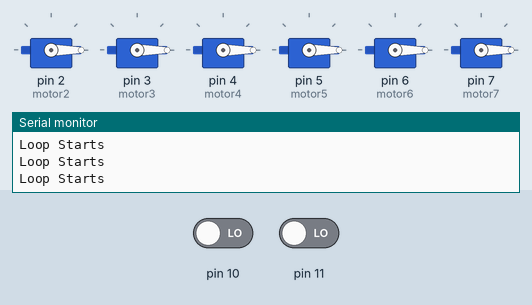
This sketch was run on a simulated Arduino Uno, built with avr-gcc and run on an emulated ATmega328P. Shown: 6 × servo, the last lines printed to the serial monitor. The inputs (shaded band) are chosen by the test bench; at power-on: pin 10 LOW, pin 11 LOW.

Above: at 1.8 s.
1.9 s: pin 10 driven HIGH
At 2.46 s:
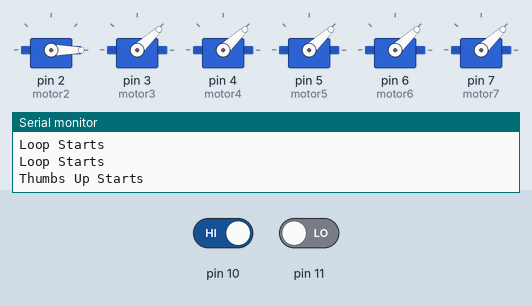
At 4.6 s:
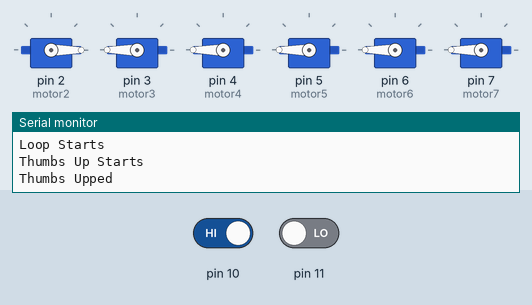
4.9 s: pin 11 driven HIGH
At 5.53 s:
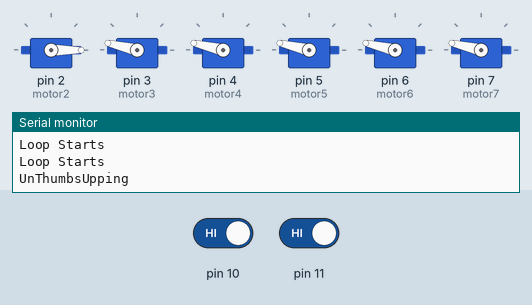
7.9 s: pin 11 driven LOW
Timing chart, 0 to 12.2 s (numbered marks = the images above; inputs shaded):
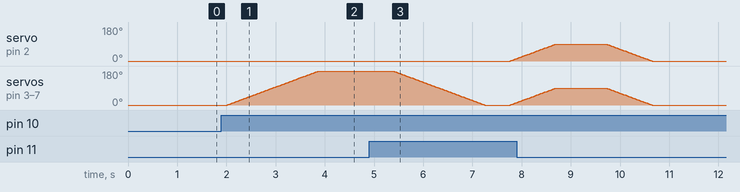

The sketch:

RoboticHand.ino
```cpp
#include <Servo.h>

Servo motor2;
Servo motor3;
Servo motor4;
Servo motor5;
Servo motor6;
Servo motor7;

int pos=0;

/* const int sensorPin=A0;

int val=0;
int threshold=256;
*/

int thumbsUpInput=0;
int grabInput=0;

int thumbsUpState=0;
int grabState=0;

void setup() {
  // put your setup code here, to run once:
  // pinMode(sensorPin,INPUT);
  pinMode(10,INPUT);
  pinMode(11,INPUT);

  Serial.begin(9600);

  motor2.attach(2);
  motor3.attach(3);
  motor4.attach(4);
  motor5.attach(5);
  motor6.attach(6);
  motor7.attach(7);

  motor2.write(pos);
  motor3.write(pos);
  motor4.write(pos);
  motor5.write(pos);
  motor6.write(pos);
  motor7.write(pos);
}

void loop() {
  Serial.println("Loop Starts");

  thumbsUpInput=digitalRead(10);
  grabInput=digitalRead(11);

  if(grabInput==1 && grabState==0)
  {
    grab();
    grabState=1;
  }
  else if(grabInput==0 && grabState==1)
  {
    UnGrab();
    grabState=0;
  }

  if(thumbsUpInput==1 && thumbsUpState==0)
  {
    thumbsUp();
    thumbsUpState=1;
  }
  else if(thumbsUpInput==0 && thumbsUpState==1)
  {
    UnThumbsUp();
    thumbsUpState=0;
  }

  delay(500);

}

void grab()
{
  if(thumbsUpState==1)
  {
    UnThumbsUp();
  }
    Serial.println("Grab starts");
    for (pos = 0;pos <= 90; pos++)
    {
      motor2.write(pos);
      motor3.write(pos);
      motor4.write(pos);
      motor5.write(pos);
      motor6.write(pos);
      motor7.write(pos);
      delay(10);
    }
    Serial.println("Grabbed");
    delay(500);
}

void thumbsUp()
{
  if(grabState==1)
  {
    UnGrab();
  }
  Serial.println("Thumbs Up Starts");
    for (pos = 0;pos <= 180; pos++)
    {
      //motor2.write(pos);
      motor3.write(pos);
      motor4.write(pos);
      motor5.write(pos);
      motor6.write(pos);
      motor7.write(pos);
      delay(10);
    }
  Serial.println("Thumbs Upped");
  delay(500);
}

void UnGrab()
{
  Serial.println("Ungrabbing");
  for (pos = 90;pos >=0; pos--)
  {
    motor2.write(pos);
    motor3.write(pos);
    motor4.write(pos);
    motor5.write(pos);
    motor6.write(pos);
    motor7.write(pos);
    delay(10);
  }
  Serial.println("Hand returned to normal position");
  delay(500);
}

void UnThumbsUp()
{
  Serial.println("UnThumbsUpping");
  for (pos = 180;pos >=0; pos--)
  {
    //motor2.write(pos);
    motor3.write(pos);
    motor4.write(pos);
    motor5.write(pos);
    motor6.write(pos);
    motor7.write(pos);
    delay(10);
  }
  Serial.println("Hand returned to normal position");
  delay(500);
}
```

Measured:
- after the input at 1.9 s, servo on pin 3 (motor3), servo on pin 4 (motor4), servo on pin 5 (motor5), servo on pin 6 (motor6), servo on pin 7 (motor7): moves from 0° to 180° over 1.9 s, starting after 0.11 s
- after the input at 4.9 s, servo on pin 2 (motor2): 0° → 13° after 2.9 s
